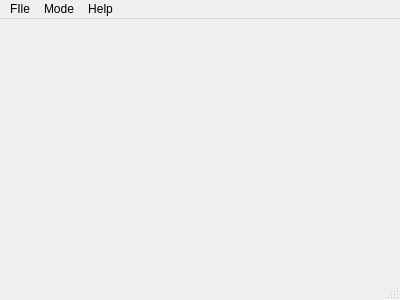
<?xml version="1.0" encoding="UTF-8"?>
<ui version="4.0">
 <class>Sudoku</class>
 <widget class="QMainWindow" name="Sudoku">
  <property name="geometry">
   <rect>
    <x>0</x>
    <y>0</y>
    <width>400</width>
    <height>300</height>
   </rect>
  </property>
  <property name="windowTitle">
   <string>Sudoku</string>
  </property>
  <widget class="QWidget" name="centralWidget">
   <layout class="QHBoxLayout" name="horizontalLayout">
    <property name="spacing">
     <number>0</number>
    </property>
    <property name="leftMargin">
     <number>0</number>
    </property>
    <property name="topMargin">
     <number>0</number>
    </property>
    <property name="rightMargin">
     <number>0</number>
    </property>
    <property name="bottomMargin">
     <number>0</number>
    </property>
    <item>
     <widget class="Board" name="board" native="true"/>
    </item>
   </layout>
  </widget>
  <widget class="QMenuBar" name="menuBar">
   <property name="geometry">
    <rect>
     <x>0</x>
     <y>0</y>
     <width>400</width>
     <height>25</height>
    </rect>
   </property>
   <widget class="QMenu" name="menuFile">
    <property name="title">
     <string>FIle</string>
    </property>
    <addaction name="actionRenew"/>
    <addaction name="actionReset"/>
    <addaction name="actionQuit"/>
   </widget>
   <widget class="QMenu" name="menuModo">
    <property name="title">
     <string>Mode</string>
    </property>
    <addaction name="actionEasy"/>
    <addaction name="actionMedium"/>
    <addaction name="actionHard"/>
   </widget>
   <widget class="QMenu" name="menuHelp">
    <property name="title">
     <string>Help</string>
    </property>
    <addaction name="actionAbout"/>
   </widget>
   <addaction name="menuFile"/>
   <addaction name="menuModo"/>
   <addaction name="menuHelp"/>
  </widget>
  <widget class="QStatusBar" name="statusBar"/>
  <action name="actionEasy">
   <property name="checkable">
    <bool>true</bool>
   </property>
   <property name="checked">
    <bool>true</bool>
   </property>
   <property name="text">
    <string>Easy</string>
   </property>
  </action>
  <action name="actionMedium">
   <property name="checkable">
    <bool>true</bool>
   </property>
   <property name="text">
    <string>Medium</string>
   </property>
  </action>
  <action name="actionHard">
   <property name="checkable">
    <bool>true</bool>
   </property>
   <property name="text">
    <string>Hard</string>
   </property>
  </action>
  <action name="actionRenew">
   <property name="text">
    <string>New Game</string>
   </property>
  </action>
  <action name="actionQuit">
   <property name="text">
    <string>Quit</string>
   </property>
  </action>
  <action name="actionAbout">
   <property name="text">
    <string>About</string>
   </property>
  </action>
  <action name="actionReset">
   <property name="text">
    <string>Reset</string>
   </property>
  </action>
 </widget>
 <layoutdefault spacing="6" margin="11"/>
 <customwidgets>
  <customwidget>
   <class>Board</class>
   <extends>QWidget</extends>
   <header>Board.h</header>
   <container>1</container>
  </customwidget>
 </customwidgets>
 <resources/>
 <connections/>
</ui>
